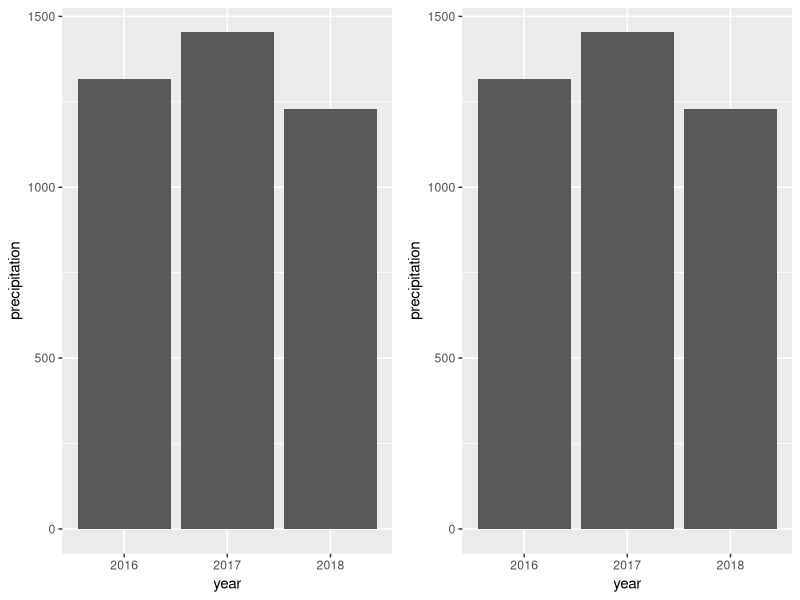
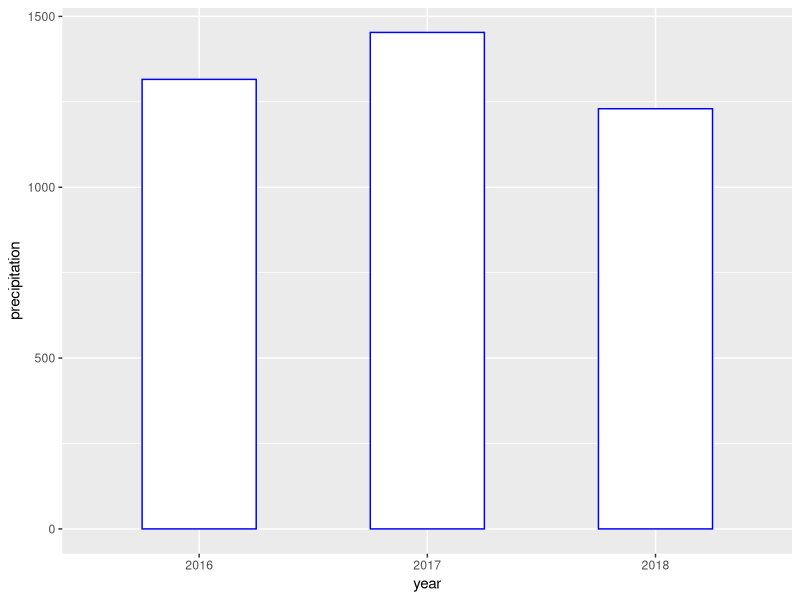
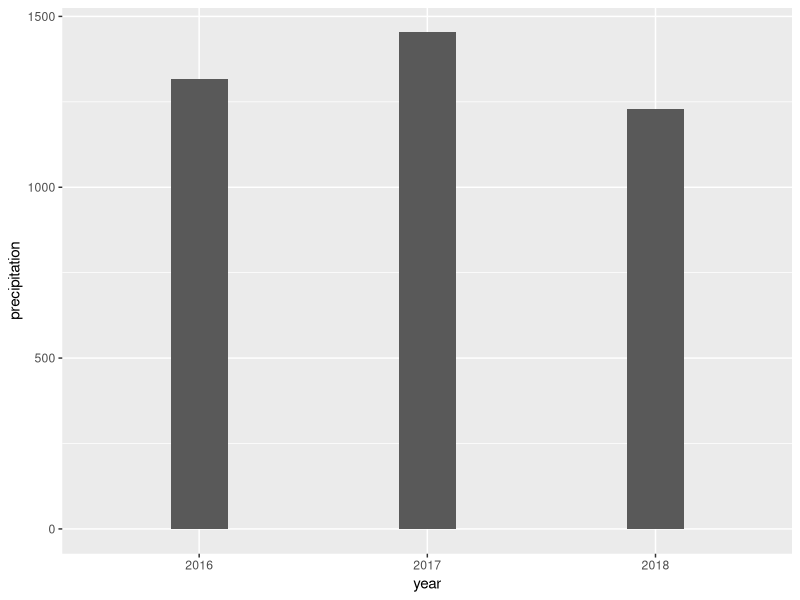

The R script that drew these images, in order:
## ---- chunk 1
knitr::opts_chunk$set(echo = TRUE, fig.align='center')

# title: Creating a vertical bar plot
# author: jonathan
# revised: 18/2/2020 

WEB <- c("https://bioceed.uib.no/dropfolder/bioSTATS/Rmd/Basic/Visualizing/Simple/vertical-bar-plot.html")
GIT <- c("https://github.com/jonathansoule/biostats/blob/master/Basic/Visualizing/Simple/vertical-bar-plot.Rmd")
library(ggplot2)
library(gridExtra)
## ---- chunk 2
# variable 1
year <- c("2016", "2017", "2018")
# variable 2
precipitation <- c(1315.7,1453.1,1229.8)
# dataframe
df <- data.frame(year, precipitation)
## ---- chunk 3
grid.arrange(
  ggplot(df, aes(year, precipitation)) +      # left plot using geom_bar()
    geom_bar(stat="identity"),
  ggplot(df, aes(year, precipitation)) +      # right plot using geom_col()
    geom_col(),
ncol=2)
## ---- chunk 4
ggplot(df, aes(year, precipitation)) +     
    geom_col(color = "blue", fill = "white", width = .5)
## ---- chunk 5
ggplot(df, aes(year, precipitation)) +     
    geom_col(width = .25)
